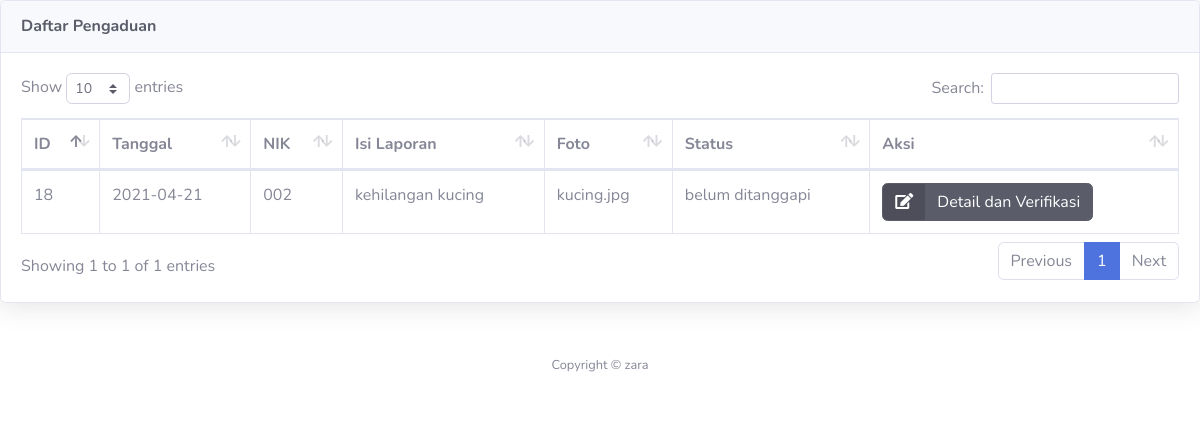
Page /pengaduanmasyarakat/petugas/verifikasi_pengaduan.php on the committed database.
### tables this page shows
CREATE TABLE `pengaduan` (
  `id_pengaduan` int(11) NOT NULL,
  `tgl_pengaduan` date NOT NULL,
  `nik` varchar(16) NOT NULL,
  `isi_laporan` text NOT NULL,
  `foto` varchar(255) NOT NULL,
  `status` enum('belum ditanggapi','proses','selesai','') NOT NULL
);

### pengaduanmasyarakat/petugas/verifikasi_pengaduan.php (the view, shortened to what this page needs)
<!DOCTYPE html>
<html lang="en">
<head>
  <link href="../vendor/fontawesome-free/css/all.min.css" rel="stylesheet" type="text/css">
  <link href="../css/sb-admin-2.min.css" rel="stylesheet">
  <link href="../vendor/datatables/dataTables.bootstrap4.min.css" rel="stylesheet">
</head>
<body id="page-top">
          <div class="card shadow mb-4">
            <div class="card-header py-3">
              <h6 class="m-0 font-weight-bold text-dark">Daftar Pengaduan</h6>
            </div>
            <div class="card-body">
              <div class="table-responsive">
                <table class="table table-bordered" id="dataTable" width="100%" cellspacing="0">
                  <thead>
                    <tr>
                      <th>ID</th>
                      <th>Tanggal</th>
                      <th>NIK</th>
                      <th>Isi Laporan</th>
                      <th>Foto</th>
                      <th>Status</th>
                      <th>Aksi</th>
                    </tr>
                  </thead>
                  <?php
                  require '../koneksi.php';
                  $sql=mysqli_query($conn,"select * from pengaduan where status='belum ditanggapi'");
                  while ($data=mysqli_fetch_array($sql)) {
                  ?>
                  <tbody>
                    <tr>
                      <td><?php echo $data['id_pengaduan']; ?></td>
                      <td><?php echo $data['tgl_pengaduan']; ?></td>
                      <td><?php echo $data['nik']; ?></td>
                      <td><?php echo $data['isi_laporan']; ?></td>
                      <td><?php echo $data['foto']; ?></td>
                      <td><?php echo $data['status'];?></td>
                      <td>
                        <a href="?url=detail_pengaduan&id=<?php echo $data['id_pengaduan']; ?>" class="btn btn-dark btn-icon-split">
                          <span class="icon text-white-30">
                            <i class="fas fa-edit"></i>
                          </span>
                          <span class="text">Detail dan Verifikasi</span>
                        </a>
                      </td>
                    </tr>
                  </tbody>
                <?php } ?>
                </table>
              </div>
            </div>
          </div>
      <footer class="sticky-footer bg-white">
        <div class="container my-auto">
          <div class="copyright text-center my-auto">
            <span>Copyright &copy; zara</span>
          </div>
        </div>
      </footer>
</body>
</html>

### rows in the picture
pengaduan: id_pengaduan "18", tgl_pengaduan "2021-04-21", nik "002", isi_laporan "kehilangan kucing", foto "kucing.jpg", status "belum ditanggapi"
